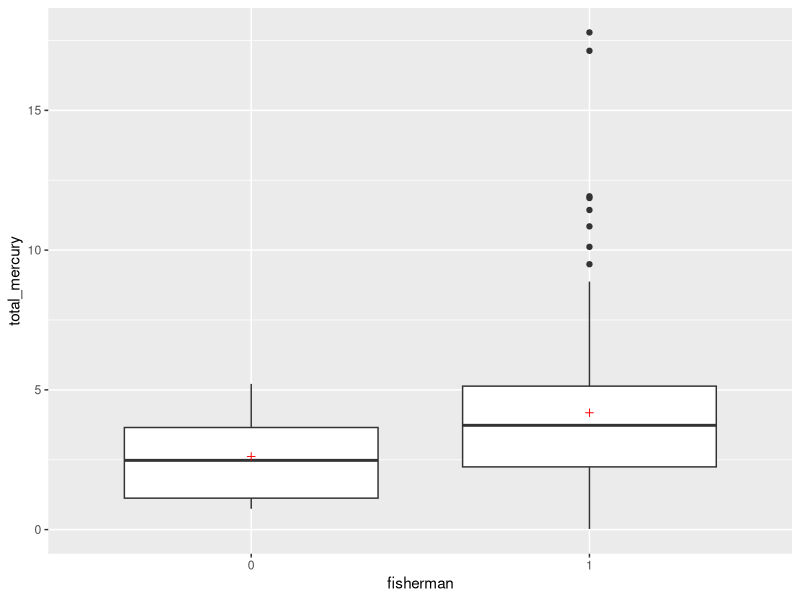

The R source for this figure:
library(tidyverse)
library(broom)

fishdata <- read_csv("data/fisherman_mercury_modified.csv")
fishdata$fisherman <- factor(fishdata$fisherman)
ggplot(fishdata, aes(x=fisherman, y=total_mercury)) + geom_boxplot() +
  stat_summary(fun.y="mean",geom="point",pch=3,color="red")
